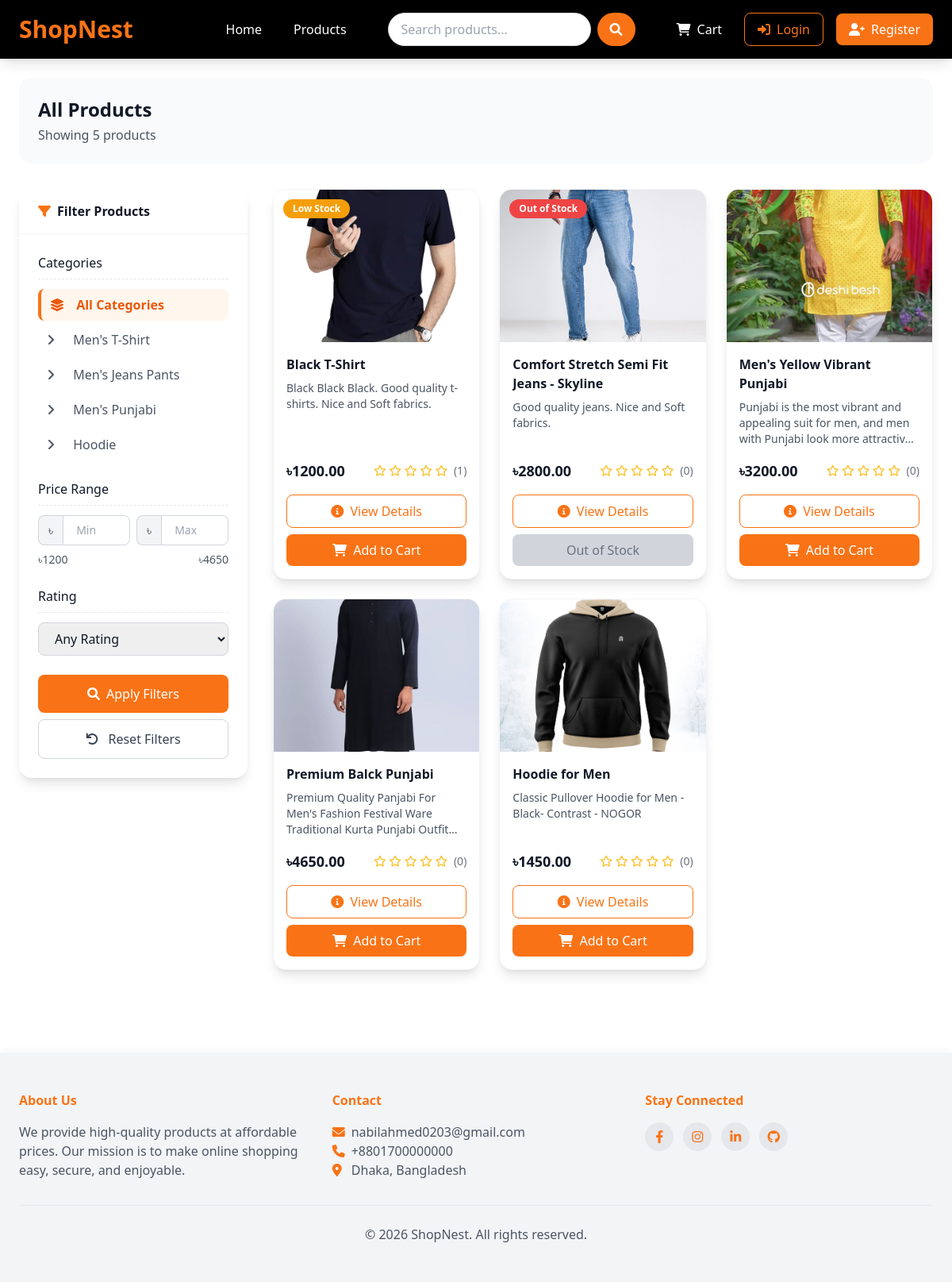
Before: /products/ with the older database file.
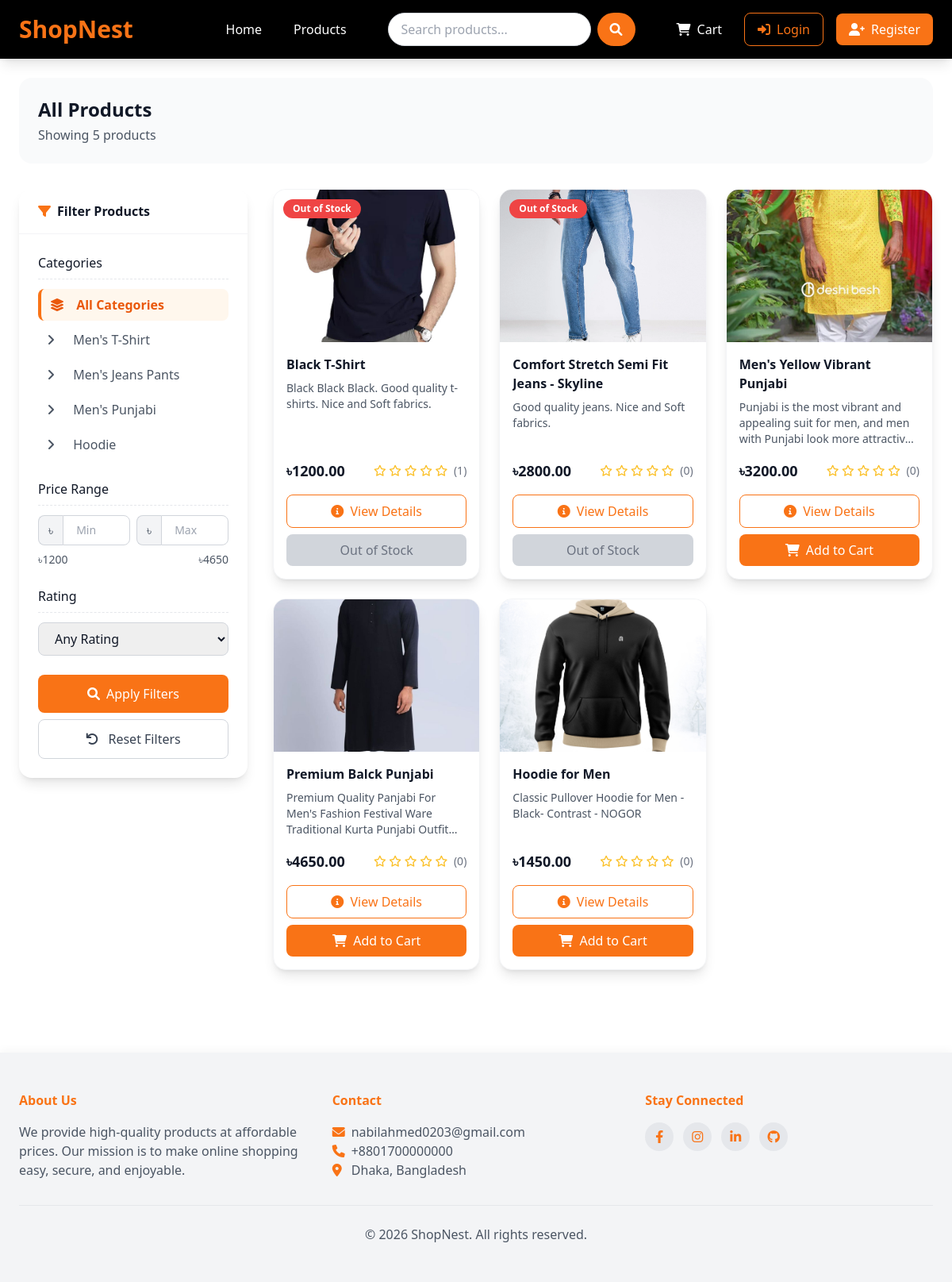
After: the same page with the newer database file.
### shop/models.py (models this page shows, shortened)
class Category(models.Model):
    name = models.CharField(max_length=100)
    slug = models.SlugField(max_length=100, unique=True)                        # slug used for URL; unique = true--> 1 name for 1 product
    description = models.TextField()
    class Meta:
        verbose_name_plural = "Categories"

class Product(models.Model):
    name = models.CharField(max_length=100)
    slug = models.SlugField(max_length=200, unique=True)
    category = models.ForeignKey(Category, on_delete=models.CASCADE, related_name='products')
    description = models.TextField()
    price = models.DecimalField(max_digits=10, decimal_places=2)                            # 405.99
    stock = models.PositiveBigIntegerField(default=1)                                       # 1 product minimum
    available = models.BooleanField(default=True)                                           # if the product is available or not; By default Available, can make is unavailable
    created_at = models.DateTimeField(auto_now_add=True)
    updated_at = models.DateTimeField(auto_now=True)
    image = models.ImageField(upload_to='products/%Y/%m/%d')                                 # images will be uploaded to the product folder based on date
    def average_rating(self):
        ratings = self.rating.all()                                                            # 'self.rating.all()'--> here 'rating' is the "related_name='ratings'" of Rating model
        if ratings.count > 0:
            return sum([i.rating for i in ratings])/ratings.count()

### shop/views.py (the view, shortened to what this page needs)
# urls.py: path('products/', views.product_list, name="product_list"),                                                         # All Product List
def product_list(request, category_slug = None):
    category = None
    categories = models.Category.objects.all()
    products = models.Product.objects.all()
    min_price = products.aggregate(Min('price'))['price__min']                                  # calculating the 'minimum value' of the 'price' field from the all 'products' and storing it in the 'min_price' variable.
    max_price = products.aggregate(Max('price'))['price__max']                                  # calculating the 'maximum value' of the 'price' field from the all 'products' and storing it in the 'max_price' variable.
    if request.GET.get('min_price'):
        products = products.filter(price__gte = request.GET.get('min_price'))                              # gte = greater than equal; if the price is grater equal to the user's min price
    if request.GET.get('max_price'):
        products = products.filter(price__lte = request.GET.get('max_price'))                               # lte = less than equal; if the price is less equal to the user's max price
    if request.GET.get('rating'):
        min_rating = request.GET.get('rating')
        products = products.annotate(
            avg_rating = Avg('ratings__rating')
            ).filter(avg_rating__gte=min_rating)
    context = {
        'category' : category,
        'categories' : categories,
        'products' : products,
        'min_price' : min_price,
        'max_price' : max_price
    }
    return render(request, 'shop/product_list.html', context)

### templates/shop/product_list.html (shortened to what this page needs)
{% extends 'base.html' %}
{% block content %}
<div class="bg-gray-50 rounded-2xl p-6 mb-8">
    <div class="flex flex-col md:flex-row md:items-center md:justify-between gap-4">
        <div>
            <h1 class="font-bold text-2xl text-gray-900 mb-1">
                {% if category %}{{ category.name }}{% else %}All Products{% endif %}
            </h1>
            <p class="text-gray-600">
                Showing {{ products|length }} product{{ products|length|pluralize }}
            </p>
        </div>
    </div>
</div>
<div class="flex flex-col lg:flex-row gap-8">
    <div class="lg:w-72 flex-shrink-0">
        <div class="bg-white rounded-2xl shadow-lg overflow-hidden sticky top-6">
            <div class="bg-white border-b border-gray-100 px-6 py-4">
                <h5 class="font-semibold text-gray-900 flex items-center gap-2">
                    <i class="fas fa-filter text-orange-500"></i> Filter Products
                </h5>
            </div>
            <div class="p-6">
                <form method="get" class="space-y-6">
                    <div>
                        <h6 class="font-medium text-gray-900 mb-3 pb-2 border-b border-dashed border-gray-200">Categories</h6>
                        <div class="space-y-1">
                            <a href="{% url 'product_list' %}" class="block px-3 py-2 rounded-lg transition duration-200 {% if not category %}bg-orange-50 text-orange-600 font-semibold border-l-4 border-orange-500{% else %}text-gray-600 hover:bg-gray-50 hover:text-orange-500{% endif %}">
                                <i class="fas fa-layer-group w-5 mr-2"></i> All Categories
                            </a>
                            {% for c in categories %}
                            <a href="{% url 'product_list_by_category' c.slug %}" class="block px-3 py-2 rounded-lg transition duration-200 {% if category and category.slug == c.slug %}bg-orange-50 text-orange-600 font-semibold border-l-4 border-orange-500{% else %}text-gray-600 hover:bg-gray-50 hover:text-orange-500{% endif %}">
                                <i class="fas fa-angle-right w-5 mr-2"></i> {{ c.name }}
                            </a>
                            {% endfor %}
                        </div>
                    </div>
                    <div>
                        <h6 class="font-medium text-gray-900 mb-3 pb-2 border-b border-dashed border-gray-200">Price Range</h6>
                        <div class="grid grid-cols-2 gap-2 mb-2">
                            <div class="flex">
                                <span class="inline-flex items-center px-3 bg-gray-100 rounded-l-lg border border-gray-300 border-r-0 text-gray-600">৳</span>
                                <input type="number" id="min_price" name="min_price" value="{{ request.GET.min_price|default:'' }}" min="{{ min_price }}" max="{{ max_price }}" placeholder="Min" class="border border-gray-300 rounded-r-lg px-4 py-2 focus:outline-none focus:ring-2 focus:ring-orange-500 w-full text-sm">
                            </div>
                            <div class="flex">
                                <span class="inline-flex items-center px-3 bg-gray-100 rounded-l-lg border border-gray-300 border-r-0 text-gray-600">৳</span>
                                <input type="number" id="max_price" name="max_price" value="{{ request.GET.max_price|default:'' }}" min="{{ min_price }}" max="{{ max_price }}" placeholder="Max" class="border border-gray-300 rounded-r-lg px-4 py-2 focus:outline-none focus:ring-2 focus:ring-orange-500 w-full text-sm">
                            </div>
                        </div>
                        <div class="flex justify-between text-sm text-gray-600 mt-1">
                            <span>৳{{ min_price }}</span>
                            <span>৳{{ max_price }}</span>
                        </div>
                    </div>
                    <div>
                        <h6 class="font-medium text-gray-900 mb-3 pb-2 border-b border-dashed border-gray-200">Rating</h6>
                        <select name="rating" class="w-full border border-gray-300 rounded-lg px-4 py-2 focus:outline-none focus:ring-2 focus:ring-orange-500">
                            <option value="">Any Rating</option>
                        </select>
                    </div>
                    <div class="space-y-2">
                        <button type="submit" class="w-full bg-orange-500 text-white rounded-lg px-4 py-3 font-medium hover:bg-black transition duration-300 flex items-center justify-center gap-2">
                            <i class="fas fa-search"></i> Apply Filters
                        </button>
                        <a href="{% url 'product_list' %}" class="block w-full text-center border border-gray-300 text-gray-700 rounded-lg px-4 py-3 font-medium hover:bg-gray-50 transition duration-300">
                            <i class="fas fa-undo mr-2"></i> Reset Filters
                        </a>
                    </div>
                </form>
            </div>
        </div>
    </div>
    <div class="flex-1 min-w-0">
        {% if products %}
        <div class="grid grid-cols-1 sm:grid-cols-2 lg:grid-cols-3 gap-6">
            {% for product in products %}
            <div class="bg-white rounded-2xl shadow-lg overflow-hidden transition duration-300 hover:shadow-2xl hover:scale-105 border border-gray-100 h-full flex flex-col">
                <div class="relative h-48 overflow-hidden group flex-shrink-0">
                    {% if product.image %}
                    <img src="{{ product.image.url }}" class="w-full h-full object-cover transition duration-500 group-hover:scale-105" alt="{{ product.name }}">
                    {% else %}
                    <div class="w-full h-full bg-gray-100 flex items-center justify-center">
                        <i class="fas fa-image fa-4x text-gray-300"></i>
                    </div>
                    {% endif %}
                    {% if product.stock <= 5 and product.stock > 0 %}
                    <span class="absolute top-3 left-3 bg-amber-500 text-white text-xs font-semibold px-3 py-1 rounded-full">Low Stock</span>
                    {% elif product.stock <= 0 %}
                    <span class="absolute top-3 left-3 bg-red-500 text-white text-xs font-semibold px-3 py-1 rounded-full">Out of Stock</span>
                    {% endif %}
                </div>
                <div class="p-4 flex flex-col flex-1 min-h-0">
                    <h5 class="font-semibold text-gray-900 mb-2 line-clamp-2">{{ product.name }}</h5>
                    <p class="text-gray-600 text-sm mb-4 line-clamp-3 flex-1 min-h-0">{{ product.description|truncatechars:100 }}</p>
                    <div class="flex justify-between items-center mb-4 flex-shrink-0">
                        <span class="font-bold text-lg text-gray-900">৳{{ product.price }}</span>
                        <div class="text-amber-400 text-sm">
                            {% for i in "12345" %}
                            {% if forloop.counter <= product.average_rating %}
                            <i class="fas fa-star"></i>
                            {% else %}
                            <i class="far fa-star"></i>
                            {% endif %}
                            {% endfor %}
                            <span class="text-gray-500 ml-1">({{ product.ratings.count }})</span>
                        </div>
                    </div>
                    <div class="space-y-2 flex-shrink-0 mt-auto">
                        <a href="{% url 'product_detail' product.slug %}" class="block w-full text-center border border-orange-500 text-orange-500 hover:bg-orange-500 hover:text-white px-4 py-2 rounded-lg font-medium transition duration-300">
                            <i class="fas fa-info-circle mr-1"></i> View Details
                        </a>
                        <form action="{% url 'cart_add' product.id %}" method="post">
                            {% if product.stock > 0 %}
                            <button type="submit" class="w-full bg-orange-500 text-white rounded-lg px-4 py-2 font-medium hover:bg-black transition duration-300">
                                <i class="fas fa-shopping-cart mr-1"></i> Add to Cart
                            </button>
                            {% else %}
                            <button type="button" class="w-full bg-gray-300 text-gray-500 rounded-lg px-4 py-2 font-medium cursor-not-allowed" disabled>
                                Out of Stock
                            </button>
                            {% endif %}
                        </form>
                    </div>
                </div>
            </div>
            {% endfor %}
        </div>
        {% endif %}
    </div>
</div>
{% endblock %}

Changed rows visible on the page:
changed Product "Black T-Shirt": stock "Low Stock Add to Cart" → "Out of Stock Out of Stock"
